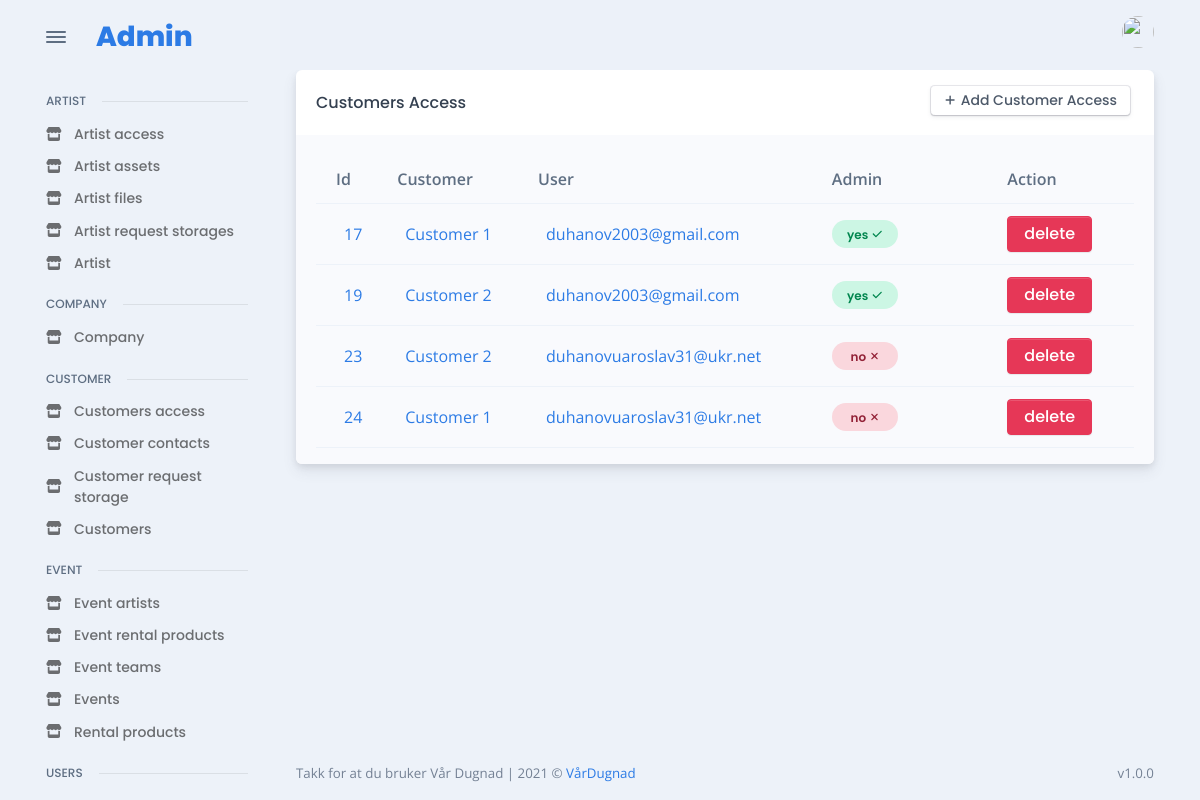
Before: /en/admin_site/customer/all_customer_access/ (signed in) with the older database file.
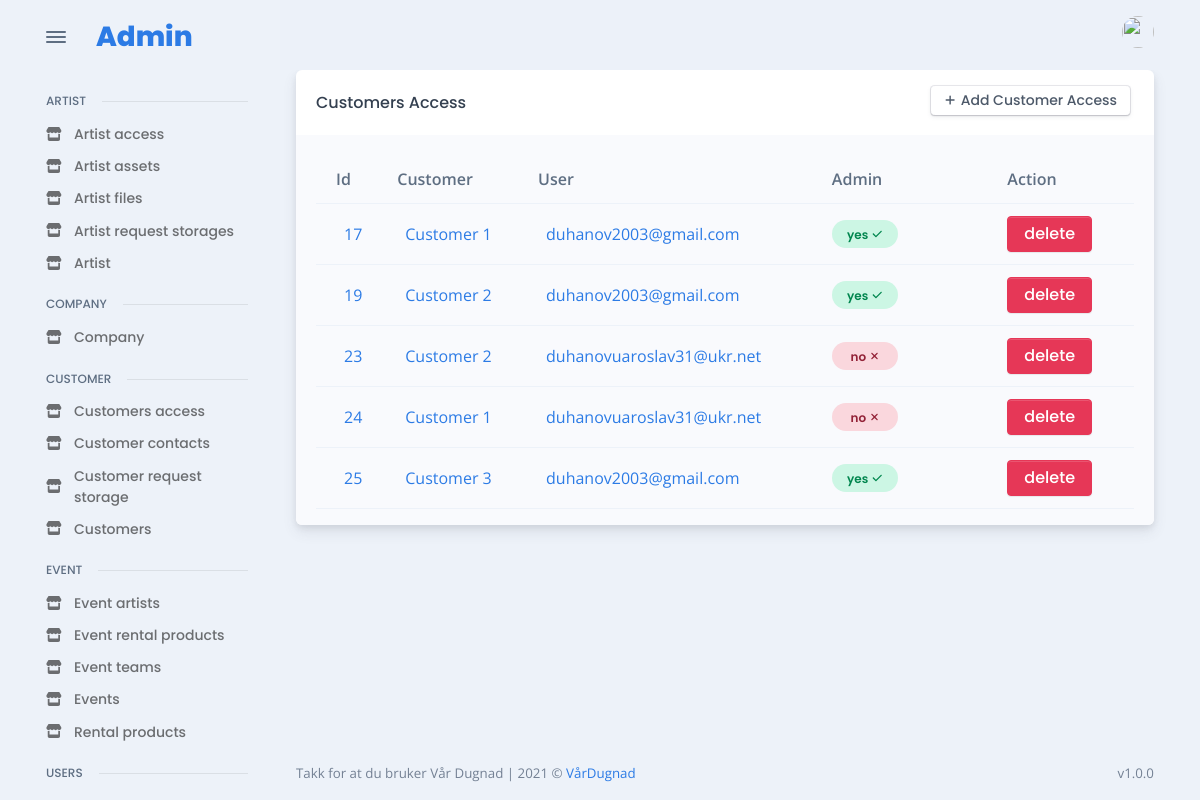
After: the same page with the newer database file.
### customer/models.py (models this page shows, shortened)
class CustomerAccess(models.Model):
    customer = models.ForeignKey(
        Customer, verbose_name="customer_access", on_delete=models.CASCADE
    )
    access = models.ForeignKey(
        User, verbose_name=("access"), on_delete=models.CASCADE, null=True
    )
    admin = models.BooleanField(default=False)
    class Meta:
        unique_together = (
            "customer",
            "access",
        )

class Customer(models.Model):
    organization_number = models.CharField(
        "Organization number", max_length=255, unique=True
    )
    name = models.CharField("Name", max_length=255, unique=True)
    address = models.CharField("Address", max_length=255)
    zip_code = models.CharField("Zip Code", max_length=255)
    city = models.CharField("City", max_length=255)
    active = models.BooleanField(default=True)

### users/models.py (models this page shows, shortened)
class User(AbstractBaseUser):
    email = models.EmailField(max_length=255, unique=True)
    first_name = models.CharField(max_length=255)
    last_name = models.CharField(max_length=255)
    picture = models.ImageField(upload_to="images/users", blank=True)
    phone = models.CharField(max_length=50, blank=True)
    driver_licens_classes = models.CharField(max_length=50, blank=True)
    birthdate = models.DateField(null=True, blank=True)
    last_login = models.DateTimeField(auto_now_add=True)
    is_active = models.BooleanField(default=True)  # can login
    staff = models.BooleanField(default=False)  # can login
    admin = models.BooleanField(default=False)  # can login
    USERNAME_FIELD = "email"
    REQUIRED_FIELDS = ["first_name", "last_name"]
    objects = UserManager()

### admin_app/admin_customer/views.py (the view)
# urls.py: path("all_customer_access/", CustomerAccesstListView.as_view(), name="admin_get_all_customer_access"),
class CustomerAccesstListView(LoginRequiredMixin, ListView):
    model = CustomerAccess
    template_name = "admin/pages/customer/access/all.html"
    context_object_name = "access"

### templates/admin/pages/customer/access/all.html (shortened to what this page needs)
{% extends 'base/admin_base.html' %}
{% load static %}
{% load widget_tweaks %}
{% block content %}
<div class="card">
  <div class="card-header">
    <div class="row flex-between-center">
      <div class="col-4 col-sm-auto d-flex align-items-center pe-0">
        <h5 class="fs-0 mb-0 text-nowrap py-2 py-xl-0">Customers Access</h5>
      </div>
      <div class="col-8 col-sm-auto text-end ps-2">
        <a href="{% url 'admin_add_new_customer_access' %}" class="btn btn-falcon-default btn-sm me-1 mb-1">
          <span class="fas fa-plus me-1" data-fa-transform="shrink-3"></span>Add Customer Access
        </a>
      </div>
    </div>
  </div>
  <div class="card-body bg-light pb-0">
    <div class="table-responsive scrollbar">
      {% if access|length %}
      <table class="table table-hover table-striped overflow-hidden">
        <thead>
          <tr>
            <th scope="col">Id</th>
            <th scope="col">Customer</th>
            <th scope="col"> User</th>
            <th scope="col">Admin</th>
            <th></th>
            <th></th>
            <th></th>
            <th scope="col">Action</th>
          </tr>
        </thead>
        <tbody>
          {% for ac in access %}
          <tr class="align-middle">
            <td class="text-nowrap">
              <div class="d-flex align-items-center">
                <div class="ms-2"><a href="{% url 'admin_change_details_customer_access' ac.id %}">{{ac.id}}</a></div>
              </div>
            </td>
            <td class="text-nowrap">
              <div class="d-flex align-items-center">
                <div class="ms-2"><a href="{% url 'admin_change_details_customer' ac.customer.id %}">{{ac.customer.name}}</a></div>
              </div>
            </td>
            <td class="text-nowrap">
              <div class="d-flex align-items-center">
                <div class="ms-2"><a href="{% url 'admin_change_details_user' ac.access.id %}">{{ac.access.email}}</a></div>
              </div>
            </td>
            {% if ac.admin %}
            <td><span class="badge badge rounded-pill d-block p-2 badge-soft-success">yes<span class="ms-1 fas fa-check" data-fa-transform="shrink-2"></span></span></td>
            {% else %}
            <td><span class="badge badge rounded-pill d-block p-2 badge-soft-danger">no<span class="ms-1 fas fa-times" data-fa-transform="shrink-2"></span></span></td>
            {% endif %}
            <th></th>
            <th></th>
            <th></th>
            <td><a class="btn btn-danger"  href="{% url 'admin_delete_customer_access' ac.id %}">delete</a></tr>
          {% endfor %}
        </tbody>
      </table>
      {% else %}
          <p>There is no artist access yet, try to add some</p>
      {% endif %}
    </div>
  </div>
  </div>
{% endblock %}

Changed rows visible on the page:
added CustomerAccess: id "25", customer.name "Customer 3", access.email "duhanov2003@gmail.com", admin "yes"
